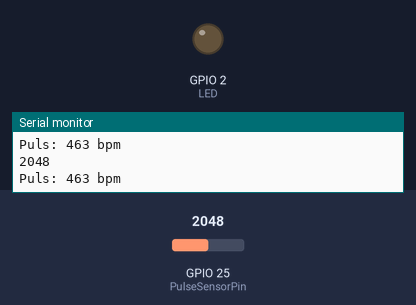
This sketch was run on a simulated ESP32. Parts: output pins drawn as LEDs (lit = HIGH), the last lines printed to the serial monitor. Inputs (shaded band) come from the test bench; at power-on: GPIO 25 (PulseSensorPin) = 2048.

Above: at 1.2 s.
1.3 s: GPIO 25 (PulseSensorPin) set to 105
2.8 s: GPIO 25 (PulseSensorPin) set to 93
At 3.9 s:
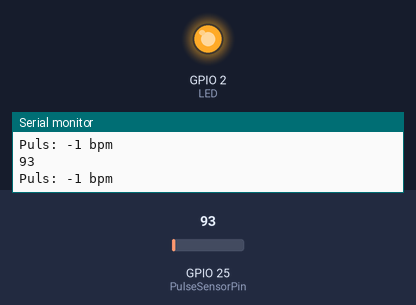
4.5 s: GPIO 25 (PulseSensorPin) set to 491
At 5.1 s:
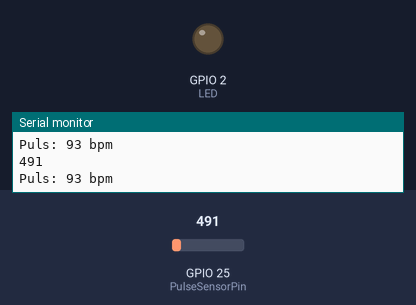
6.0 s: GPIO 25 (PulseSensorPin) set to 60
At 6.3 s:
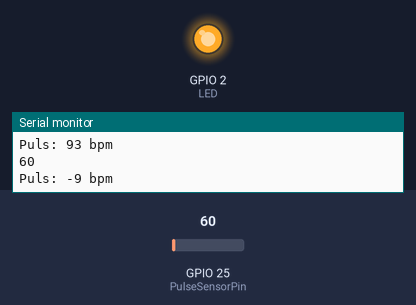
Timing chart, 0 to 8.5 s (numbered marks = the images above; inputs shaded):
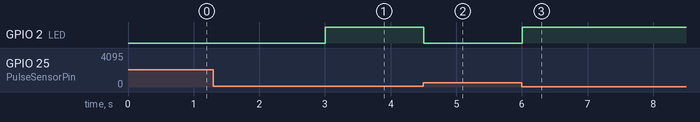

The sketch:

P4_SS23_Pulssensor.ino
```cpp
//Leider ist der von mir verwendete Pulssensor defekt. Allerdings wurde dieser Code mit einem Pulssensor von Team 7 getestet. Da hatte alles wie gewünscht funktioniert, weswegen ich mich entschieden habe den Code trotzdem abzugeben.


#include <PulseSensorPlayground.h>

int PulseSensorPin = 25;
int LED = 2;

int Signal;
int Threshold = 100;

int bpm = 0;

unsigned long sampleInterval = 100;
unsigned long lastSampleTime = 0;

void setup() {
  // put your setup code here, to run once:
  pinMode(LED, OUTPUT);
  Serial.begin(115200);

}

void loop() {
  // put your main code here, to run repeatedly:

  unsigned long currentTime = millis(); //aktuelle Zeit in Millisekunden
  if(currentTime - lastSampleTime >= sampleInterval){
    lastSampleTime = currentTime; // Aktualisiere die letzre Probezeit
  }

  Signal = analogRead(PulseSensorPin);
  Serial.println(Signal);

  if(Signal > Threshold){
    digitalWrite(LED, LOW);
  }else {
    digitalWrite(LED, HIGH);
  }

  // Puls berechnen
  bpm = map(Signal, Threshold, 1024, 0, 220); //Anpassung des Bereichs des Signals auf Herzschläge pro Minute (0-220bpm)

  // Puls anzeigen
  Serial.print("Puls: ");
  Serial.print(bpm);
  Serial.println(" bpm");
  delay(300);

}
```

Measured:
- the behaviour switches between 101 and 100 on GPIO 25 (PulseSensorPin) (found by bisection; images 0 and 1)
- after the input at 2.8 s, GPIO 2 (LED): LOW → HIGH after 0.20 s
- after the input at 4.5 s, GPIO 2 (LED): HIGH → LOW at once
- after the input at 6.0 s, GPIO 2 (LED): LOW → HIGH at once
